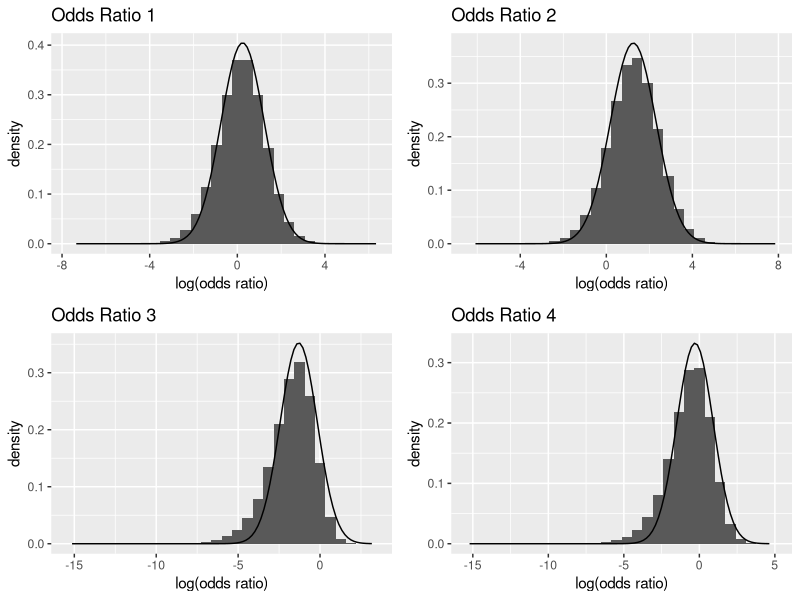
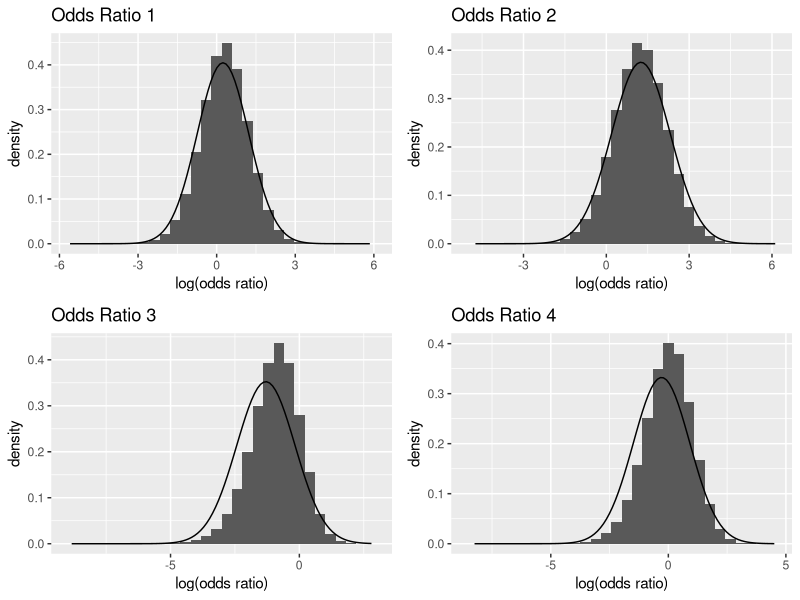
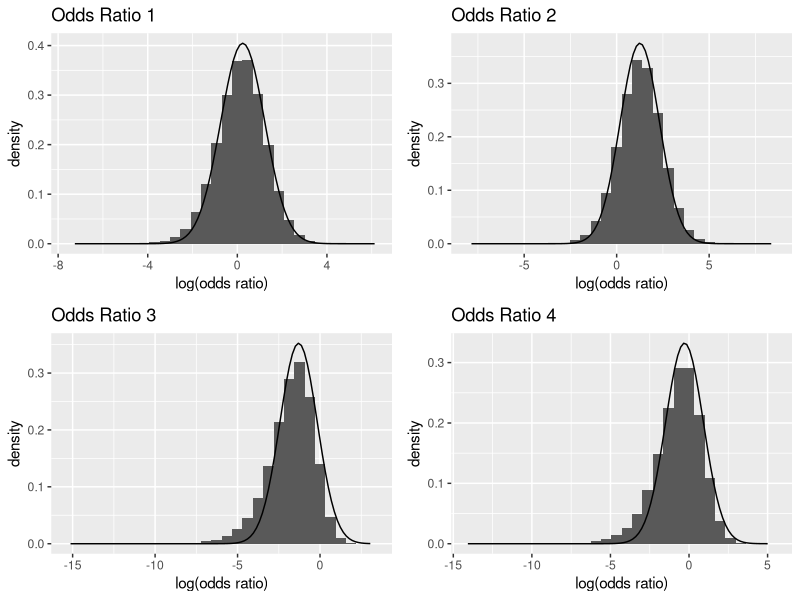
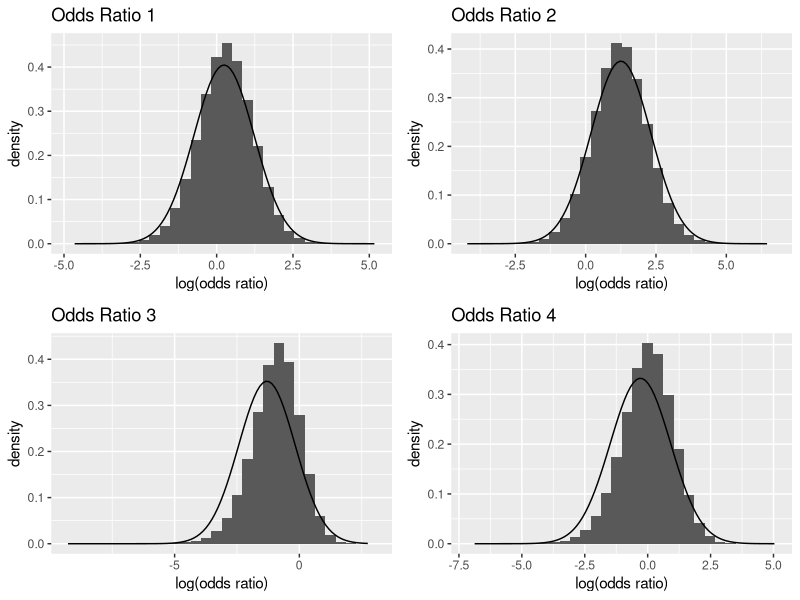
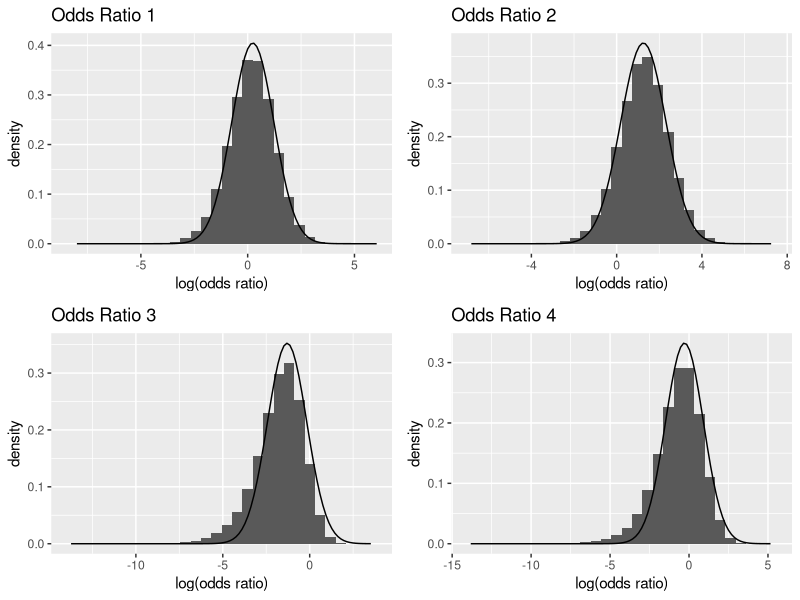
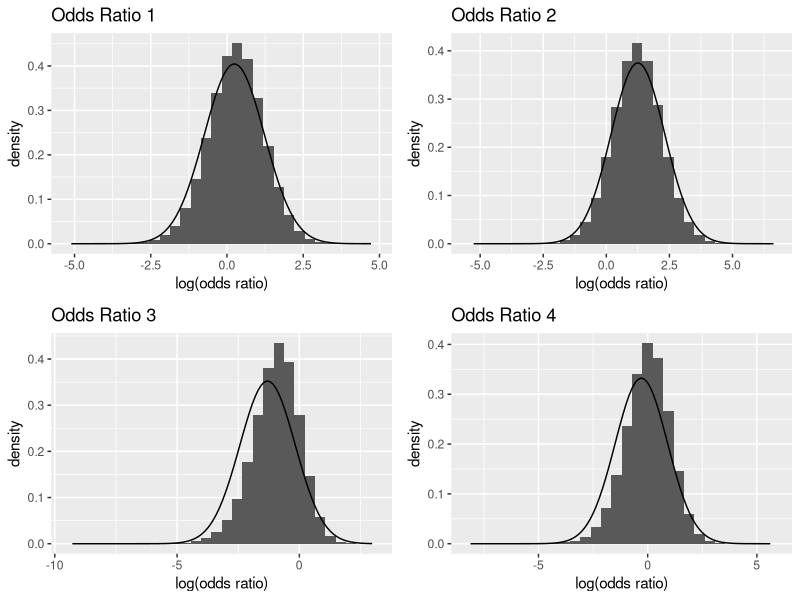

Generate these figures, in order, with R:
## ---- chunk 1
knitr::opts_chunk$set(echo = TRUE)
## ---- chunk 2
library(gtools)
library(ggplot2)
library(gridExtra)
library(grid)
## ---- chunk 3
obs = data.frame("E" = c(21,3,7), "G" = c(11,2,1), "F-P" = c(4,2,1))
rownames(obs) = c("Twist", "Direct", "Both")
n = sum(obs)
N=1000000
## ---- chunk 4
set.seed(1)
### Fixed totals:
## Haldane Prior: alpha = 0

hal.tot.d = rdirichlet(N, as.vector(t(obs)))

hal.tot.d.OR1 = hal.tot.d[,1]*hal.tot.d[,5]/(hal.tot.d[,2]*hal.tot.d[,4])
hal.tot.d.OR2 = hal.tot.d[,1]*hal.tot.d[,6]/(hal.tot.d[,3]*hal.tot.d[,4])
hal.tot.d.OR3 = hal.tot.d[,1]*hal.tot.d[,8]/(hal.tot.d[,2]*hal.tot.d[,7])
hal.tot.d.OR4 = hal.tot.d[,1]*hal.tot.d[,9]/(hal.tot.d[,3]*hal.tot.d[,7])

mean(hal.tot.d.OR1)
mean(hal.tot.d.OR2)
mean(hal.tot.d.OR3)
mean(hal.tot.d.OR4)

# exp(mean(log(hal.tot.d.OR1)))
# exp(mean(log(hal.tot.d.OR2)))
# exp(mean(log(hal.tot.d.OR3)))
# exp(mean(log(hal.tot.d.OR4)))

mean(log(hal.tot.d.OR1))
mean(log(hal.tot.d.OR2))
mean(log(hal.tot.d.OR3))
mean(log(hal.tot.d.OR4))

sd(log(hal.tot.d.OR1))
sd(log(hal.tot.d.OR2))
sd(log(hal.tot.d.OR3))
sd(log(hal.tot.d.OR4))

mean(log(hal.tot.d.OR1))/sd(log(hal.tot.d.OR1))
mean(log(hal.tot.d.OR2))/sd(log(hal.tot.d.OR2))
mean(log(hal.tot.d.OR3))/sd(log(hal.tot.d.OR3))
mean(log(hal.tot.d.OR4))/sd(log(hal.tot.d.OR4))

quantile(log(hal.tot.d.OR1), c(.025, .975))
quantile(log(hal.tot.d.OR2), c(.025, .975))
quantile(log(hal.tot.d.OR3), c(.025, .975))
quantile(log(hal.tot.d.OR4), c(.025, .975))

data = data.frame(log.OR1 = log(hal.tot.d.OR1), 
                  log.OR2 = log(hal.tot.d.OR2),
                  log.OR3 = log(hal.tot.d.OR3), 
                  log.OR4 = log(hal.tot.d.OR4))

p1 = ggplot(data, aes(x=log.OR1)) + 
  geom_histogram(aes(y=..density..)) +
  stat_function(fun=dnorm, args = list(mean=0.2412, sd = 0.9858)) +
  labs(title = "Odds Ratio 1", x = "log(odds ratio)")
p2 = ggplot(data, aes(x=log.OR2)) + 
  geom_histogram(aes(y=..density..)) +
  stat_function(fun=dnorm, args = list(mean=1.2528, sd = 1.0635)) +
  labs(title = "Odds Ratio 2", x = "log(odds ratio)")
p3 = ggplot(data, aes(x=log.OR3)) + 
  geom_histogram(aes(y=..density..)) +
  stat_function(fun=dnorm, args = list(mean=-1.2993, sd = 1.1320)) +
  labs(title = "Odds Ratio 3", x = "log(odds ratio)")
p4 = ggplot(data, aes(x=log.OR4)) + 
  geom_histogram(aes(y=..density..)) +
  stat_function(fun=dnorm, args = list(mean=-0.2877, sd = 1.2002)) +
  labs(title = "Odds Ratio 4", x = "log(odds ratio)")

grid.arrange(p1, p2, p3, p4, ncol = 2)
## ---- chunk 5
set.seed(1)
### Fixed totals:
## Bayes Prior: alpha = 1
alpha = 1

bay.tot.d = rdirichlet(N, as.vector(t(alpha + obs)))

bay.tot.d.OR1 = bay.tot.d[,1]*bay.tot.d[,5]/(bay.tot.d[,2]*bay.tot.d[,4])
bay.tot.d.OR2 = bay.tot.d[,1]*bay.tot.d[,6]/(bay.tot.d[,3]*bay.tot.d[,4])
bay.tot.d.OR3 = bay.tot.d[,1]*bay.tot.d[,8]/(bay.tot.d[,2]*bay.tot.d[,7])
bay.tot.d.OR4 = bay.tot.d[,1]*bay.tot.d[,9]/(bay.tot.d[,3]*bay.tot.d[,7])

mean(bay.tot.d.OR1)
mean(bay.tot.d.OR2)
mean(bay.tot.d.OR3)
mean(bay.tot.d.OR4)

# exp(mean(log(bay.tot.d.OR1)))
# exp(mean(log(bay.tot.d.OR2)))
# exp(mean(log(bay.tot.d.OR3)))
# exp(mean(log(bay.tot.d.OR4)))

mean(log(bay.tot.d.OR1))
mean(log(bay.tot.d.OR2))
mean(log(bay.tot.d.OR3))
mean(log(bay.tot.d.OR4))

sd(log(bay.tot.d.OR1))
sd(log(bay.tot.d.OR2))
sd(log(bay.tot.d.OR3))
sd(log(bay.tot.d.OR4))

mean(log(bay.tot.d.OR1))/sd(log(bay.tot.d.OR1))
mean(log(bay.tot.d.OR2))/sd(log(bay.tot.d.OR2))
mean(log(bay.tot.d.OR3))/sd(log(bay.tot.d.OR3))
mean(log(bay.tot.d.OR4))/sd(log(bay.tot.d.OR4))

quantile(log(bay.tot.d.OR1), c(.025, .975))
quantile(log(bay.tot.d.OR2), c(.025, .975))
quantile(log(bay.tot.d.OR3), c(.025, .975))
quantile(log(bay.tot.d.OR4), c(.025, .975))

data = data.frame(log.OR1 = log(bay.tot.d.OR1), 
                  log.OR2 = log(bay.tot.d.OR2),
                  log.OR3 = log(bay.tot.d.OR3), 
                  log.OR4 = log(bay.tot.d.OR4))

p1 = ggplot(data, aes(x=log.OR1)) + 
  geom_histogram(aes(y=..density..)) +
  stat_function(fun=dnorm, args = list(mean=0.2412, sd = 0.9858)) +
  labs(title = "Odds Ratio 1", x = "log(odds ratio)")
p2 = ggplot(data, aes(x=log.OR2)) + 
  geom_histogram(aes(y=..density..)) +
  stat_function(fun=dnorm, args = list(mean=1.2528, sd = 1.0635)) +
  labs(title = "Odds Ratio 2", x = "log(odds ratio)")
p3 = ggplot(data, aes(x=log.OR3)) + 
  geom_histogram(aes(y=..density..)) +
  stat_function(fun=dnorm, args = list(mean=-1.2993, sd = 1.1320)) +
  labs(title = "Odds Ratio 3", x = "log(odds ratio)")
p4 = ggplot(data, aes(x=log.OR4)) + 
  geom_histogram(aes(y=..density..)) +
  stat_function(fun=dnorm, args = list(mean=-0.2877, sd = 1.2002)) +
  labs(title = "Odds Ratio 4", x = "log(odds ratio)")

grid.arrange(p1, p2, p3, p4, ncol = 2)
## ---- chunk 6
set.seed(1)
### Fixed Row totals:
## Haldane Prior: alpha = 0

hal.row.d1 = rdirichlet(N, t(obs[1,]))
hal.row.d2 = rdirichlet(N, t(obs[2,]))
hal.row.d3 = rdirichlet(N, t(obs[3,]))

hal.row.d.OR1 = hal.row.d1[,1]*hal.row.d2[,2]/(hal.row.d1[,2]*hal.row.d2[,1])
hal.row.d.OR2 = hal.row.d1[,1]*hal.row.d2[,3]/(hal.row.d1[,3]*hal.row.d2[,1])
hal.row.d.OR3 = hal.row.d1[,1]*hal.row.d3[,2]/(hal.row.d1[,2]*hal.row.d3[,1])
hal.row.d.OR4 = hal.row.d1[,1]*hal.row.d3[,3]/(hal.row.d1[,3]*hal.row.d3[,1])

mean(hal.row.d.OR1)
mean(hal.row.d.OR2)
mean(hal.row.d.OR3)
mean(hal.row.d.OR4)

# exp(mean(log(hal.row.d.OR1)))
# exp(mean(log(hal.row.d.OR2)))
# exp(mean(log(hal.row.d.OR3)))
# exp(mean(log(hal.row.d.OR4)))

mean(log(hal.row.d.OR1))
mean(log(hal.row.d.OR2))
mean(log(hal.row.d.OR3))
mean(log(hal.row.d.OR4))

sd(log(hal.row.d.OR1))
sd(log(hal.row.d.OR2))
sd(log(hal.row.d.OR3))
sd(log(hal.row.d.OR4))

mean(log(hal.row.d.OR1))/sd(log(hal.row.d.OR1))
mean(log(hal.row.d.OR2))/sd(log(hal.row.d.OR2))
mean(log(hal.row.d.OR3))/sd(log(hal.row.d.OR3))
mean(log(hal.row.d.OR4))/sd(log(hal.row.d.OR4))

quantile(log(hal.row.d.OR1), c(.025, .975))
quantile(log(hal.row.d.OR2), c(.025, .975))
quantile(log(hal.row.d.OR3), c(.025, .975))
quantile(log(hal.row.d.OR4), c(.025, .975))

data = data.frame(log.OR1 = log(hal.row.d.OR1), 
                  log.OR2 = log(hal.row.d.OR2),
                  log.OR3 = log(hal.row.d.OR3), 
                  log.OR4 = log(hal.row.d.OR4))

p1 = ggplot(data, aes(x=log.OR1)) + 
  geom_histogram(aes(y=..density..)) +
  stat_function(fun=dnorm, args = list(mean=0.2412, sd = 0.9858)) +
  labs(title = "Odds Ratio 1", x = "log(odds ratio)")
p2 = ggplot(data, aes(x=log.OR2)) + 
  geom_histogram(aes(y=..density..)) +
  stat_function(fun=dnorm, args = list(mean=1.2528, sd = 1.0635)) +
  labs(title = "Odds Ratio 2", x = "log(odds ratio)")
p3 = ggplot(data, aes(x=log.OR3)) + 
  geom_histogram(aes(y=..density..)) +
  stat_function(fun=dnorm, args = list(mean=-1.2993, sd = 1.1320)) +
  labs(title = "Odds Ratio 3", x = "log(odds ratio)")
p4 = ggplot(data, aes(x=log.OR4)) + 
  geom_histogram(aes(y=..density..)) +
  stat_function(fun=dnorm, args = list(mean=-0.2877, sd = 1.2002)) +
  labs(title = "Odds Ratio 4", x = "log(odds ratio)")

grid.arrange(p1, p2, p3, p4, ncol = 2)
## ---- chunk 7
set.seed(1)
### Fixed Row totals:
## Bayes Prior: alpha = 1
alpha = 1

bay.row.d1 = rdirichlet(N, t(alpha + obs[1,]))
bay.row.d2 = rdirichlet(N, t(alpha + obs[2,]))
bay.row.d3 = rdirichlet(N, t(alpha + obs[3,]))

bay.row.d.OR1 = bay.row.d1[,1]*bay.row.d2[,2]/(bay.row.d1[,2]*bay.row.d2[,1])
bay.row.d.OR2 = bay.row.d1[,1]*bay.row.d2[,3]/(bay.row.d1[,3]*bay.row.d2[,1])
bay.row.d.OR3 = bay.row.d1[,1]*bay.row.d3[,2]/(bay.row.d1[,2]*bay.row.d3[,1])
bay.row.d.OR4 = bay.row.d1[,1]*bay.row.d3[,3]/(bay.row.d1[,3]*bay.row.d3[,1])

mean(bay.row.d.OR1)
mean(bay.row.d.OR2)
mean(bay.row.d.OR3)
mean(bay.row.d.OR4)

# exp(mean(log(bay.row.d.OR1)))
# exp(mean(log(bay.row.d.OR2)))
# exp(mean(log(bay.row.d.OR3)))
# exp(mean(log(bay.row.d.OR4)))

mean(log(bay.row.d.OR1))
mean(log(bay.row.d.OR2))
mean(log(bay.row.d.OR3))
mean(log(bay.row.d.OR4))

sd(log(bay.row.d.OR1))
sd(log(bay.row.d.OR2))
sd(log(bay.row.d.OR3))
sd(log(bay.row.d.OR4))

mean(log(bay.row.d.OR1))/sd(log(bay.row.d.OR1))
mean(log(bay.row.d.OR2))/sd(log(bay.row.d.OR2))
mean(log(bay.row.d.OR3))/sd(log(bay.row.d.OR3))
mean(log(bay.row.d.OR4))/sd(log(bay.row.d.OR4))

quantile(log(bay.row.d.OR1), c(.025, .975))
quantile(log(bay.row.d.OR2), c(.025, .975))
quantile(log(bay.row.d.OR3), c(.025, .975))
quantile(log(bay.row.d.OR4), c(.025, .975))

data = data.frame(log.OR1 = log(bay.row.d.OR1), 
                  log.OR2 = log(bay.row.d.OR2),
                  log.OR3 = log(bay.row.d.OR3), 
                  log.OR4 = log(bay.row.d.OR4))

p1 = ggplot(data, aes(x=log.OR1)) + 
  geom_histogram(aes(y=..density..)) +
  stat_function(fun=dnorm, args = list(mean=0.2412, sd = 0.9858)) +
  labs(title = "Odds Ratio 1", x = "log(odds ratio)")
p2 = ggplot(data, aes(x=log.OR2)) + 
  geom_histogram(aes(y=..density..)) +
  stat_function(fun=dnorm, args = list(mean=1.2528, sd = 1.0635)) +
  labs(title = "Odds Ratio 2", x = "log(odds ratio)")
p3 = ggplot(data, aes(x=log.OR3)) + 
  geom_histogram(aes(y=..density..)) +
  stat_function(fun=dnorm, args = list(mean=-1.2993, sd = 1.1320)) +
  labs(title = "Odds Ratio 3", x = "log(odds ratio)")
p4 = ggplot(data, aes(x=log.OR4)) + 
  geom_histogram(aes(y=..density..)) +
  stat_function(fun=dnorm, args = list(mean=-0.2877, sd = 1.2002)) +
  labs(title = "Odds Ratio 4", x = "log(odds ratio)")

grid.arrange(p1, p2, p3, p4, ncol = 2)
## ---- chunk 8
set.seed(1)
### Fixed Column totals:
## Haldane Prior: alpha = 0

hal.col.d1 = rdirichlet(N, obs[,1])
hal.col.d2 = rdirichlet(N, obs[,2])
hal.col.d3 = rdirichlet(N, obs[,3])

hal.col.d.OR1 = hal.col.d1[,1]*hal.col.d2[,2]/(hal.col.d2[,1]*hal.col.d1[,2])
hal.col.d.OR2 = hal.col.d1[,1]*hal.col.d3[,2]/(hal.col.d3[,1]*hal.col.d1[,2])
hal.col.d.OR3 = hal.col.d1[,1]*hal.col.d2[,3]/(hal.col.d2[,1]*hal.col.d1[,3])
hal.col.d.OR4 = hal.col.d1[,1]*hal.col.d3[,3]/(hal.col.d3[,1]*hal.col.d1[,3])

mean(hal.col.d.OR1)
mean(hal.col.d.OR2)
mean(hal.col.d.OR3)
mean(hal.col.d.OR4)

# exp(mean(log(hal.col.d.OR1)))
# exp(mean(log(hal.col.d.OR2)))
# exp(mean(log(hal.col.d.OR3)))
# exp(mean(log(hal.col.d.OR4)))

mean(log(hal.col.d.OR1))
mean(log(hal.col.d.OR2))
mean(log(hal.col.d.OR3))
mean(log(hal.col.d.OR4))

sd(log(hal.col.d.OR1))
sd(log(hal.col.d.OR2))
sd(log(hal.col.d.OR3))
sd(log(hal.col.d.OR4))

mean(log(hal.col.d.OR1))/sd(log(hal.col.d.OR1))
mean(log(hal.col.d.OR2))/sd(log(hal.col.d.OR2))
mean(log(hal.col.d.OR3))/sd(log(hal.col.d.OR3))
mean(log(hal.col.d.OR4))/sd(log(hal.col.d.OR4))

quantile(log(hal.col.d.OR1), c(.025, .975))
quantile(log(hal.col.d.OR2), c(.025, .975))
quantile(log(hal.col.d.OR3), c(.025, .975))
quantile(log(hal.col.d.OR4), c(.025, .975))

data = data.frame(log.OR1 = log(hal.col.d.OR1), 
                  log.OR2 = log(hal.col.d.OR2),
                  log.OR3 = log(hal.col.d.OR3), 
                  log.OR4 = log(hal.col.d.OR4))

p1 = ggplot(data, aes(x=log.OR1)) + 
  geom_histogram(aes(y=..density..)) +
  stat_function(fun=dnorm, args = list(mean=0.2412, sd = 0.9858)) +
  labs(title = "Odds Ratio 1", x = "log(odds ratio)")
p2 = ggplot(data, aes(x=log.OR2)) + 
  geom_histogram(aes(y=..density..)) +
  stat_function(fun=dnorm, args = list(mean=1.2528, sd = 1.0635)) +
  labs(title = "Odds Ratio 2", x = "log(odds ratio)")
p3 = ggplot(data, aes(x=log.OR3)) + 
  geom_histogram(aes(y=..density..)) +
  stat_function(fun=dnorm, args = list(mean=-1.2993, sd = 1.1320)) +
  labs(title = "Odds Ratio 3", x = "log(odds ratio)")
p4 = ggplot(data, aes(x=log.OR4)) + 
  geom_histogram(aes(y=..density..)) +
  stat_function(fun=dnorm, args = list(mean=-0.2877, sd = 1.2002)) +
  labs(title = "Odds Ratio 4", x = "log(odds ratio)")

grid.arrange(p1, p2, p3, p4, ncol = 2)
## ---- chunk 9
set.seed(1)
### Fixed Column totals:
## Bayes Prior: alpha = 1
alpha = 1

bay.col.d1 = rdirichlet(N, alpha + obs[,1])
bay.col.d2 = rdirichlet(N, alpha + obs[,2])
bay.col.d3 = rdirichlet(N, alpha + obs[,3])

bay.col.d.OR1 = bay.col.d1[,1]*bay.col.d2[,2]/(bay.col.d2[,1]*bay.col.d1[,2])
bay.col.d.OR2 = bay.col.d1[,1]*bay.col.d3[,2]/(bay.col.d3[,1]*bay.col.d1[,2])
bay.col.d.OR3 = bay.col.d1[,1]*bay.col.d2[,3]/(bay.col.d2[,1]*bay.col.d1[,3])
bay.col.d.OR4 = bay.col.d1[,1]*bay.col.d3[,3]/(bay.col.d3[,1]*bay.col.d1[,3])

mean(bay.col.d.OR1)
mean(bay.col.d.OR2)
mean(bay.col.d.OR3)
mean(bay.col.d.OR4)

# exp(mean(log(bay.col.d.OR1)))
# exp(mean(log(bay.col.d.OR2)))
# exp(mean(log(bay.col.d.OR3)))
# exp(mean(log(bay.col.d.OR4)))

mean(log(bay.col.d.OR1))
mean(log(bay.col.d.OR2))
mean(log(bay.col.d.OR3))
mean(log(bay.col.d.OR4))

sd(log(bay.col.d.OR1))
sd(log(bay.col.d.OR2))
sd(log(bay.col.d.OR3))
sd(log(bay.col.d.OR4))

mean(log(bay.col.d.OR1))/sd(log(bay.col.d.OR1))
mean(log(bay.col.d.OR2))/sd(log(bay.col.d.OR2))
mean(log(bay.col.d.OR3))/sd(log(bay.col.d.OR3))
mean(log(bay.col.d.OR4))/sd(log(bay.col.d.OR4))

quantile(log(bay.col.d.OR1), c(.025, .975))
quantile(log(bay.col.d.OR2), c(.025, .975))
quantile(log(bay.col.d.OR3), c(.025, .975))
quantile(log(bay.col.d.OR4), c(.025, .975))

data = data.frame(log.OR1 = log(bay.col.d.OR1), 
                  log.OR2 = log(bay.col.d.OR2),
                  log.OR3 = log(bay.col.d.OR3), 
                  log.OR4 = log(bay.col.d.OR4))

p1 = ggplot(data, aes(x=log.OR1)) + 
  geom_histogram(aes(y=..density..)) +
  stat_function(fun=dnorm, args = list(mean=0.2412, sd = 0.9858)) +
  labs(title = "Odds Ratio 1", x = "log(odds ratio)")
p2 = ggplot(data, aes(x=log.OR2)) + 
  geom_histogram(aes(y=..density..)) +
  stat_function(fun=dnorm, args = list(mean=1.2528, sd = 1.0635)) +
  labs(title = "Odds Ratio 2", x = "log(odds ratio)")
p3 = ggplot(data, aes(x=log.OR3)) + 
  geom_histogram(aes(y=..density..)) +
  stat_function(fun=dnorm, args = list(mean=-1.2993, sd = 1.1320)) +
  labs(title = "Odds Ratio 3", x = "log(odds ratio)")
p4 = ggplot(data, aes(x=log.OR4)) + 
  geom_histogram(aes(y=..density..)) +
  stat_function(fun=dnorm, args = list(mean=-0.2877, sd = 1.2002)) +
  labs(title = "Odds Ratio 4", x = "log(odds ratio)")

grid.arrange(p1, p2, p3, p4, ncol = 2)
